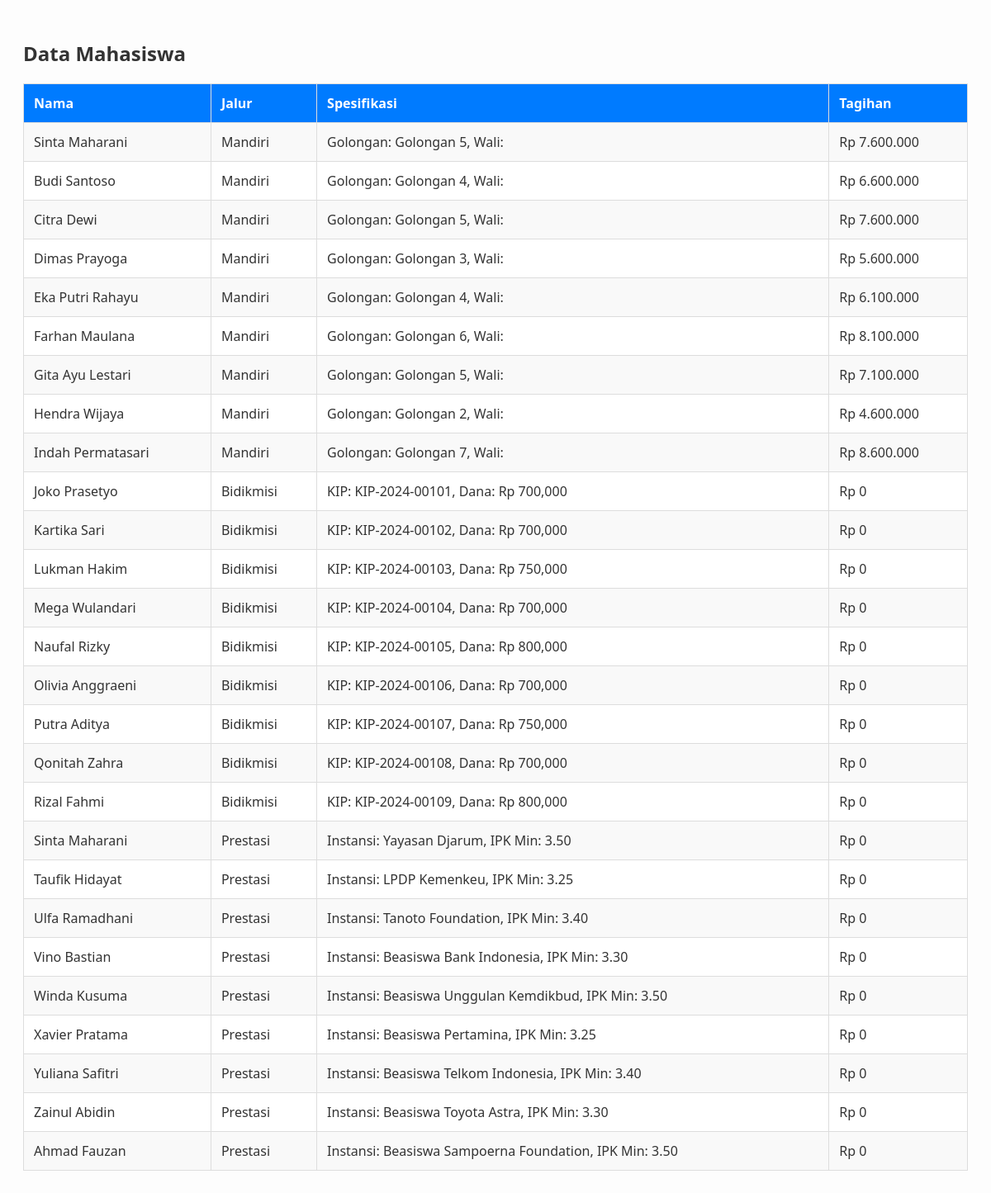
Before: / with the older database file.
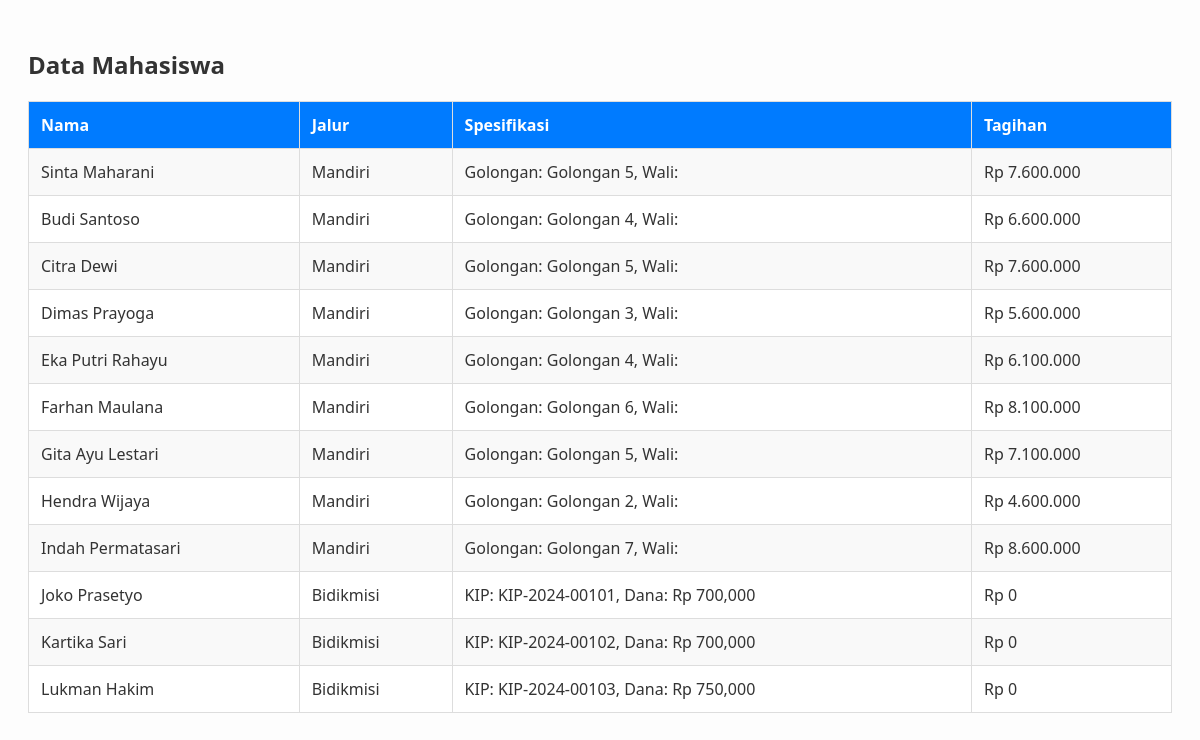
After: the same page with the newer database file.
### tables this page shows
CREATE TABLE `tabel_mahasiswa` (
  `id_mahasiswa` int NOT NULL,
  `nama_mahasiswa` varchar(100) NOT NULL,
  `nim` varchar(20) NOT NULL,
  `semester` int NOT NULL,
  `trif_ukt_nominal` decimal(12,2) NOT NULL,
  `jenis_pembiayaan` enum('Mandiri','Bidikmisi','Prestasi') NOT NULL,
  `golongan_ukt` varchar(10) DEFAULT NULL,
  `nama_wali` varchar(100) DEFAULT NULL,
  `nomor_kip_kuliah` varchar(30) DEFAULT NULL,
  `dana_saku_subsidi` decimal(12,2) DEFAULT NULL,
  `nama_instansi_beasiswa` varchar(150) DEFAULT NULL,
  `minimal_ipk_syarat` decimal(3,2) DEFAULT NULL
);

### Mahasiswa.php (called while the page is built, shortened)
<?php
abstract class Mahasiswa {
    protected $id, $nama, $nim, $semester, $tarifUkt;
    public function __construct($id, $nama, $nim, $semester, $ukt) {
        $this->nama = $nama;
        $this->tarifUkt = $ukt;
    }
    public function getNama() { return $this->nama; }
}

### MahasiswaMandiri.php (called while the page is built, shortened)
<?php
require_once 'Mahasiswa.php';
class MahasiswaMandiri extends Mahasiswa {
    private $golongan, $wali;
    public function __construct($id, $nama, $nim, $sem, $ukt, $gol, $wali) {
        $this->golongan = $gol; $this->wali = $wali;
    }
    public function hitungTagihanSemester() { return $this->tarifUkt + 100000; }
    public function tampilkanSpesifikasiAkademik() { return "Golongan: {$this->golongan}, Wali: {$this->wali}"; }
}

### MahasiswaBidikmisi.php (called while the page is built, shortened)
<?php
require_once 'Mahasiswa.php';
class MahasiswaBidikmisi extends Mahasiswa {
    private $kip, $dana;
    public function __construct($id, $nama, $nim, $sem, $ukt, $kip, $dana) {
        $this->kip = $kip; $this->dana = $dana;
    }
    public function hitungTagihanSemester() { return 0; }
    public function tampilkanSpesifikasiAkademik() { return "KIP: {$this->kip}, Dana: Rp " . number_format($this->dana); }
}

### MahasiswaPrestasi.php (called while the page is built, shortened)
<?php
require_once 'Mahasiswa.php';
class MahasiswaPrestasi extends Mahasiswa {
    private $instansi, $ipk;
    public function __construct($id, $nama, $nim, $sem, $ukt, $instansi, $ipk) {
        $this->instansi = $instansi; $this->ipk = $ipk;
    }
    public function hitungTagihanSemester() { return $this->tarifUkt * 0.25; }
    public function tampilkanSpesifikasiAkademik() { return "Instansi: {$this->instansi}, IPK Min: {$this->ipk}"; }
}

### index.php (the view, shortened to what this page needs)
<?php
require_once 'MahasiswaMandiri.php';
require_once 'MahasiswaBidikmisi.php';
require_once 'MahasiswaPrestasi.php';
$db = new mysqli("localhost", "root", "", "db_uas_pbo_gilangrinakitwisnuadhityasumirat");
$res = $db->query("SELECT * FROM tabel_mahasiswa");
?>
<!DOCTYPE html>
<html>
<head>
</head>
<body>
    <h2>Data Mahasiswa</h2>
    <table>
        <tr><th>Nama</th><th>Jalur</th><th>Spesifikasi</th><th>Tagihan</th></tr>
        <?php
        while ($row = $res->fetch_assoc()) {
            if ($row['jenis_pembiayaan'] == 'Mandiri')
                $mhs = new MahasiswaMandiri($row['id_mahasiswa'], $row['nama_mahasiswa'], $row['nim'], $row['semester'], $row['trif_ukt_nominal'], $row['golongan_ukt'], $row['nama_wali']);
            elseif ($row['jenis_pembiayaan'] == 'Bidikmisi')
                $mhs = new MahasiswaBidikmisi($row['id_mahasiswa'], $row['nama_mahasiswa'], $row['nim'], $row['semester'], $row['trif_ukt_nominal'], $row['nomor_kip_kuliah'], $row['dana_saku_subsidi']);
            else
                $mhs = new MahasiswaPrestasi($row['id_mahasiswa'], $row['nama_mahasiswa'], $row['nim'], $row['semester'], $row['trif_ukt_nominal'], $row['nama_instansi_beasiswa'], $row['minimal_ipk_syarat']);
            echo "<tr>
                <td>{$mhs->getNama()}</td>
                <td>{$row['jenis_pembiayaan']}</td>
                <td>{$mhs->tampilkanSpesifikasiAkademik()}</td>
                <td>Rp " . number_format($mhs->hitungTagihanSemester(), 0, ',', '.') . "</td>
            </tr>";
        }
        ?>
    </table>
</body>
</html>

### index.php (style rules this page uses)
body { font-family: 'Segoe UI', sans-serif; background: #fdfdfd; padding: 20px; color: #333; }
table { width: 100%; border-collapse: collapse; margin-top: 20px; background: #fff; }
th, td { border: 1px solid #ddd; padding: 12px; text-align: left; }
th { background: #007bff; color: white; }
tr:nth-child(even) { background-color: #f9f9f9; }

Changed rows visible on the page:
removed tabel_mahasiswa: nama_mahasiswa "Mega Wulandari", jenis_pembiayaan "Bidikmisi", $mhs->tampilkanSpesifikasiAkademik() "KIP: KIP-2024-00104, Dana: Rp 700,000", hitungTagihanSemester "0"
removed tabel_mahasiswa: nama_mahasiswa "Naufal Rizky", jenis_pembiayaan "Bidikmisi", $mhs->tampilkanSpesifikasiAkademik() "KIP: KIP-2024-00105, Dana: Rp 800,000", hitungTagihanSemester "0"
removed tabel_mahasiswa: nama_mahasiswa "Olivia Anggraeni", jenis_pembiayaan "Bidikmisi", $mhs->tampilkanSpesifikasiAkademik() "KIP: KIP-2024-00106, Dana: Rp 700,000", hitungTagihanSemester "0"
removed tabel_mahasiswa: nama_mahasiswa "Putra Aditya", jenis_pembiayaan "Bidikmisi", $mhs->tampilkanSpesifikasiAkademik() "KIP: KIP-2024-00107, Dana: Rp 750,000", hitungTagihanSemester "0"
removed tabel_mahasiswa: nama_mahasiswa "Qonitah Zahra", jenis_pembiayaan "Bidikmisi", $mhs->tampilkanSpesifikasiAkademik() "KIP: KIP-2024-00108, Dana: Rp 700,000", hitungTagihanSemester "0"
removed tabel_mahasiswa: nama_mahasiswa "Rizal Fahmi", jenis_pembiayaan "Bidikmisi", $mhs->tampilkanSpesifikasiAkademik() "KIP: KIP-2024-00109, Dana: Rp 800,000", hitungTagihanSemester "0"
removed tabel_mahasiswa: nama_mahasiswa "Sinta Maharani", jenis_pembiayaan "Prestasi", $mhs->tampilkanSpesifikasiAkademik() "Instansi: Yayasan Djarum, IPK Min: 3.50", trif_ukt_nominal "0"
removed tabel_mahasiswa: nama_mahasiswa "Taufik Hidayat", jenis_pembiayaan "Prestasi", $mhs->tampilkanSpesifikasiAkademik() "Instansi: LPDP Kemenkeu, IPK Min: 3.25", trif_ukt_nominal "0"
removed tabel_mahasiswa: nama_mahasiswa "Ulfa Ramadhani", jenis_pembiayaan "Prestasi", $mhs->tampilkanSpesifikasiAkademik() "Instansi: Tanoto Foundation, IPK Min: 3.40", trif_ukt_nominal "0"
removed tabel_mahasiswa: nama_mahasiswa "Vino Bastian", jenis_pembiayaan "Prestasi", $mhs->tampilkanSpesifikasiAkademik() "Instansi: Beasiswa Bank Indonesia, IPK Min: 3.30", trif_ukt_nominal "0"
removed tabel_mahasiswa: nama_mahasiswa "Winda Kusuma", jenis_pembiayaan "Prestasi", $mhs->tampilkanSpesifikasiAkademik() "Instansi: Beasiswa Unggulan Kemdikbud, IPK Min: 3.50", trif_ukt_nominal "0"
removed tabel_mahasiswa: nama_mahasiswa "Xavier Pratama", jenis_pembiayaan "Prestasi", $mhs->tampilkanSpesifikasiAkademik() "Instansi: Beasiswa Pertamina, IPK Min: 3.25", trif_ukt_nominal "0"
removed tabel_mahasiswa: nama_mahasiswa "Yuliana Safitri", jenis_pembiayaan "Prestasi", $mhs->tampilkanSpesifikasiAkademik() "Instansi: Beasiswa Telkom Indonesia, IPK Min: 3.40", trif_ukt_nominal "0"
removed tabel_mahasiswa: nama_mahasiswa "Zainul Abidin", jenis_pembiayaan "Prestasi", $mhs->tampilkanSpesifikasiAkademik() "Instansi: Beasiswa Toyota Astra, IPK Min: 3.30", trif_ukt_nominal "0"
removed tabel_mahasiswa: nama_mahasiswa "Ahmad Fauzan", jenis_pembiayaan "Prestasi", $mhs->tampilkanSpesifikasiAkademik() "Instansi: Beasiswa Sampoerna Foundation, IPK Min: 3.50", trif_ukt_nominal "0"
